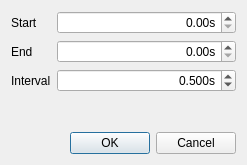
<?xml version="1.0" encoding="UTF-8"?>
<ui version="4.0">
 <class>FixedLengthEpochDialog</class>
 <widget class="QDialog" name="FixedLengthEpochDialog">
  <property name="geometry">
   <rect>
    <x>0</x>
    <y>0</y>
    <width>247</width>
    <height>165</height>
   </rect>
  </property>
  <property name="windowTitle">
   <string>Construct fixed length events</string>
  </property>
  <layout class="QGridLayout" name="gridLayout">
   <item row="0" column="0">
    <layout class="QFormLayout" name="formLayout">
     <property name="fieldGrowthPolicy">
      <enum>QFormLayout::AllNonFixedFieldsGrow</enum>
     </property>
     <item row="0" column="0">
      <widget class="QLabel" name="labelStart">
       <property name="text">
        <string>Start</string>
       </property>
      </widget>
     </item>
     <item row="1" column="0">
      <widget class="QLabel" name="labelEnd">
       <property name="text">
        <string>End</string>
       </property>
      </widget>
     </item>
     <item row="2" column="0">
      <widget class="QLabel" name="labelInterval">
       <property name="text">
        <string>Interval</string>
       </property>
      </widget>
     </item>
     <item row="2" column="1">
      <widget class="QDoubleSpinBox" name="doubleSpinBoxInterval">
       <property name="alignment">
        <set>Qt::AlignRight|Qt::AlignTrailing|Qt::AlignVCenter</set>
       </property>
       <property name="suffix">
        <string>s</string>
       </property>
       <property name="decimals">
        <number>3</number>
       </property>
       <property name="value">
        <double>0.500000000000000</double>
       </property>
      </widget>
     </item>
     <item row="0" column="1">
      <widget class="QDoubleSpinBox" name="doubleSpinBoxStart">
       <property name="alignment">
        <set>Qt::AlignRight|Qt::AlignTrailing|Qt::AlignVCenter</set>
       </property>
       <property name="suffix">
        <string>s</string>
       </property>
       <property name="maximum">
        <double>1000000000.000000000000000</double>
       </property>
      </widget>
     </item>
     <item row="1" column="1">
      <widget class="QDoubleSpinBox" name="doubleSpinBoxEnd">
       <property name="alignment">
        <set>Qt::AlignRight|Qt::AlignTrailing|Qt::AlignVCenter</set>
       </property>
       <property name="suffix">
        <string>s</string>
       </property>
       <property name="maximum">
        <double>1000000.989999999990687</double>
       </property>
      </widget>
     </item>
    </layout>
   </item>
   <item row="1" column="0">
    <widget class="QDialogButtonBox" name="buttonBox">
     <property name="orientation">
      <enum>Qt::Horizontal</enum>
     </property>
     <property name="standardButtons">
      <set>QDialogButtonBox::Cancel|QDialogButtonBox::Ok</set>
     </property>
    </widget>
   </item>
  </layout>
 </widget>
 <tabstops>
  <tabstop>doubleSpinBoxStart</tabstop>
  <tabstop>doubleSpinBoxEnd</tabstop>
  <tabstop>doubleSpinBoxInterval</tabstop>
  <tabstop>buttonBox</tabstop>
 </tabstops>
 <resources/>
 <connections>
  <connection>
   <sender>buttonBox</sender>
   <signal>accepted()</signal>
   <receiver>FixedLengthEpochDialog</receiver>
   <slot>accept()</slot>
   <hints>
    <hint type="sourcelabel">
     <x>248</x>
     <y>254</y>
    </hint>
    <hint type="destinationlabel">
     <x>157</x>
     <y>274</y>
    </hint>
   </hints>
  </connection>
  <connection>
   <sender>buttonBox</sender>
   <signal>rejected()</signal>
   <receiver>FixedLengthEpochDialog</receiver>
   <slot>reject()</slot>
   <hints>
    <hint type="sourcelabel">
     <x>316</x>
     <y>260</y>
    </hint>
    <hint type="destinationlabel">
     <x>286</x>
     <y>274</y>
    </hint>
   </hints>
  </connection>
 </connections>
</ui>
